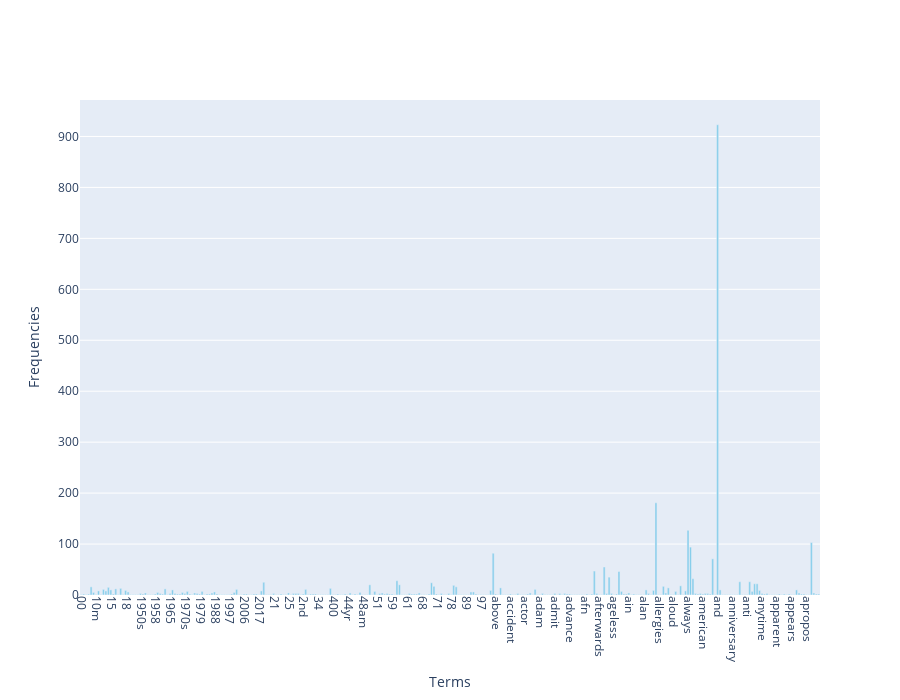

Notebook code for this chart:
### Markdown cell above
Use plotly to draw.

### Code cell
import plotly.graph_objects as go

# set xy axis (type: np.array)
terms = count_vect.get_feature_names_out()[:300]
frequencies = term_frequencies[:300]

# draw
fig = go.Figure(
    data=[
        go.Bar(
            x=terms,
            y=frequencies,
            marker_color='skyblue'
        )
    ]
)

# plot settings 
fig.update_layout(
    xaxis_title='Terms',
    yaxis_title='Frequencies',
    xaxis_tickangle=90,  
    height=700,  
    width=900   
)

# show
fig.show()

### Figure 1 — Plotly figure (JSON) as saved in the notebook; plotly's stock layout.template omitted (floating-point values rounded to 4 significant figures; data arrays with more than 128 entries replaced by an {"elided": "..."} marker saying what was removed)
{"data": [{"marker": {"color": "skyblue"}, "type": "bar", "x": {"elided": "300 str values"}, "y": {"elided": "300 int values"}}], "layout": {"height": 700, "width": 900, "xaxis": {"tickangle": 90, "title": {"text": "Terms"}}, "yaxis": {"title": {"text": "Frequencies"}}}}
